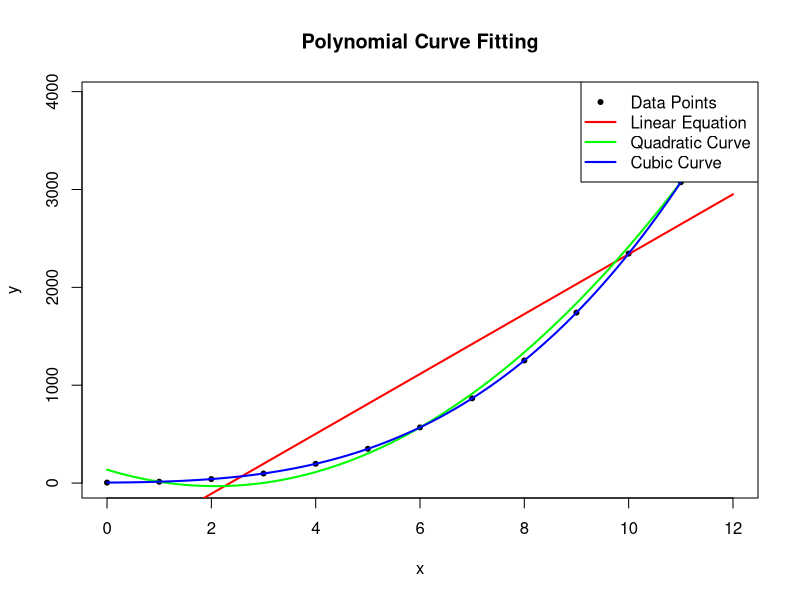

This figure's R source:
# Load required libraries
library(readr)
library(ggplot2)
library(R6)

CurveFitting <- R6Class("CurveFitting",

  public = list(
    xs  = NULL, ys  = NULL,
    lm1 = NULL, lm2 = NULL, lm3 = NULL,
    xp  = NULL, yp1 = NULL, yp2 = NULL, yp3 = NULL,

    initialize = function(xs, ys) {
      self$xs <- xs
      self$ys <- ys
    },

    generate_regressions = function() {
      # Keep the variable name for data frame
      x_values <- self$xs
    
      # Independent x values.
      self$xp <- seq(
        min(x_values), max(x_values),
        length.out = 100)

      # Generate values for the linear regression
      self$lm1 <- lm(self$ys ~
        poly(x_values, 1, raw = TRUE))
      self$yp1 <- predict(self$lm1,
        newdata = data.frame(x_values = self$xp))

      # Generate values for the quadratic regression
      self$lm2 <- lm(self$ys ~
        poly(x_values, 2, raw = TRUE))
      self$yp2 <- predict(self$lm2,
        newdata = data.frame(x_values = self$xp))

      # Generate values for the cubic regression
      self$lm3 <- lm(self$ys ~
        poly(x_values, 3, raw = TRUE))
      self$yp3 <- predict(self$lm3,
        newdata = data.frame(x_values = self$xp))
    },

    show_coeff = function(order, lm_model) {
      # Define a named vector
      # to map order numbers to curve types
      coeff_text <- c(
        "(a, b)" = 1, "(a, b, c)" = 2,
        "(a, b, c, d)" = 3)
      order_text <- c(
        "Linear" = 1, "Quadratic" = 2, "Cubic" = 3)

      # Print the curve type
      cat(paste("Using lm_model :",
        names(order_text)[order], "\n"))

      # Coefficients
      coefficients <- coef(lm_model)

      # Reverse order to match output
      coefficients <- coefficients[
        length(coefficients):1]

      # Print coefficients
      cat("Coefficients ",
        names(coeff_text)[order], ":\n\t",
        coefficients, "\n")
    },

    show_coeffs = function() {
      self$show_coeff(1, self$lm1)
      self$show_coeff(2, self$lm2)
      self$show_coeff(3, self$lm3)
    },

    create_plot = function() {
      # Open PNG graphics device
      png("19-lm-merge-alt.png",
        width = 800, height = 400)

      # Plot data points
      plot(self$xs, self$ys,
        col = "black", pch = 20,
        xlab = "x", ylab = "y",
        main = "Polynomial Curve Fitting")

      # Plot regression lines
      lines(self$xp, self$yp1, col = "red", lwd = 2)
      lines(self$xp, self$yp2, col = "green", lwd = 2)
      lines(self$xp, self$yp3, col = "blue", lwd = 2)

      # Add legend
      legend("topright",
         legend = c("Data Points", "Linear Equation",
                    "Quadratic Curve", "Cubic Curve"),
         col = c("black", "red", "green", "blue"),
         pch = c(20, NA, NA, NA), lwd = c(NA, 2, 2, 2))
    }
  )
)

# Read data from CSV file
series <- read_csv(
  "series.csv",
  show_col_types = FALSE)

# Create CurveFitting object
# Perform linear regression, display, and plot
curve_fitting <- CurveFitting$new(
  series$xs, series$ys3)
curve_fitting$generate_regressions()
curve_fitting$show_coeffs()
curve_fitting$create_plot()
